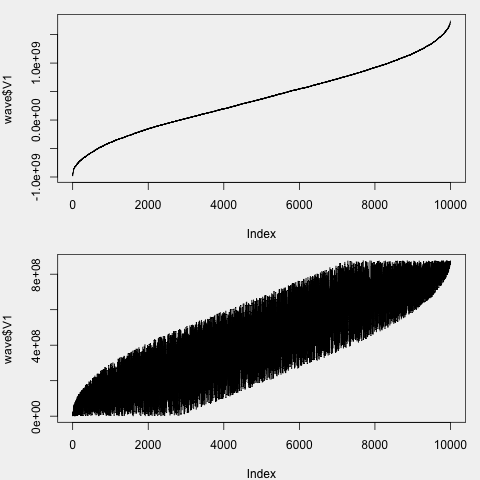

Recreate this plot in R.
png(file="source.png")
par(bg="grey95", mar=c(4,4,1,1), mfrow=c(2,1))
wave <- read.table("f1.dat")
plot(wave$V1, type="l")
wave <- read.table("f2.dat")
plot(wave$V1, type="l")
dev.off()
